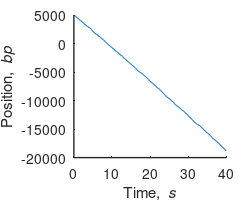

Reproduce this figure in MATLAB.
function exampleMonteCarlo2

% PARAMETERS AND INITIALIZATION
k = 10;                      % rate (in "real units", s^-1)      %??? why this rate (supposedly the rate of the step is once every 0.5 seconds)
dt = 0.04;                    % simulation dt, make small such that k*dt < 0.2      % why this dt? (you want to sample once every 0.1 seconds if it gave one step)
nTimeSteps = 10000;           % number of dt steps to simulate
r1 = rand(1,nTimeSteps);      % random number for monte carlo
timeStep = nan(1,nTimeSteps); % simulation time steps where steps occur
                              % (pre-allocate r1 and timeStep for speed)
Pos=5000;                        % Initial position   
Stepsize=10;                  % Size of the motor's step 
kT=4.11;                      % Boltzman constant (pN.nm)    
kappa=0.3;                    % Stiffness of the trap (nm/pN) 



% SIMULATION
s = 0;                        % number of steps taken
t = 1;                        % simulation time points, matlab arrays start at 1
Noise = 0;                    % Initializing noise parameter   
                  

while t < nTimeSteps,
    Noise = normrnd(0,sqrt(kT*kappa),1); % Generating noise random value 
    PosVec(t)=Pos + Noise;    % Especifying position and adding noise                
    TimeVec(t)=(t*dt)*0.1;    % Generating time vector to plot 
    if r1(1,t) < k*dt*(1-(k*dt))% if the random number is small than this value (lambda*time - lambda*time^2) 
        s = s + 1;            % take a step
        Pos=Pos-Stepsize;     % Increment the position by one step size
        timeStep(s) = t;      % mark the simulation time the step happened
    end
    t = t + 1;                % increase simulation time
end

close all;
hfig = 1;
figure(hfig); clf;
plot(TimeVec,PosVec,'-');
fontSize = 10;
set(gca,'fontsize',fontSize);
set(gca,'linewidth',1);
set(gca,'layer','top');
box off;
set(hfig, 'PaperSize', [3 2.5]);
set(hfig, 'PaperPosition', [0.25 0.25 2.5 2]);
ylabel('Position, {\it bp}')
xlabel('Time, {\it s}');

% EXPONENTIAL DISTRIBUTION
% confirm the delay between steps fits the appropriate exponential distribution
%hfig = 2;
%figure(hfig); clf;
%t1 = 0.25:0.25:10;            % bins for plots and histogram
%plot(t1,hist(diff(timeStep*dt),t1)/sum(hist(diff(timeStep*dt),t1))/diff(t1(1:2)),'ok','markersize',4);
%hold on;
%plot([0 t1], k * exp(-k .* [0 t1]),'-r','linewidth',1.5);
%fontSize = 10;
%set(gca,'fontsize',fontSize);
%set(gca,'linewidth',1);
%set(gca,'layer','top');
%box off;
%set(hfig, 'PaperSize', [3 2.5]);
%set(hfig, 'PaperPosition', [0.25 0.25 2.5 2]);
%ylabel('probability density, {\it P \prime}')
%xlabel('time, {\it t}');
%set(gca,'xtick',0:2:10);

% POISSON DISTRIBUTION

% first calculate the distribution of events in the given amount of time
% using a sliding window
%timeStepWindow = 100;
%nWindows = nTimeSteps - timeStepWindow;
%num = zeros(1,nWindows);
%for i = 1:nWindows,
%   num(i) = length(intersect(i:i+timeStepWindow,timeStep));
%end

% plot the distribution and confirm that it fits to the appropriate
% Poisson distribution
%hfig = 3;
%figure(hfig); clf;
%bins = 0:1:15;
%bar(bins,hist(num,bins)/sum(hist(num,bins)),'facecolor',[0.4 0.5 0.8]);
%hold on;
%plot(bins,poisspdf(bins,k*timeStepWindow*dt),'-r','linewidth',1.5);
%fontSize = 10;
%set(gca,'fontsize',fontSize);
%set(gca,'linewidth',1);
%set(gca,'layer','top');
%box off;
%set(hfig, 'PaperSize', [3 2.5]);
%set(hfig, 'PaperPosition', [0.25 0.25 2.5 2]);
%ylabel('probability, {\it P}')
%xlabel('number of events, {\it n}');

% TRAJECTORY
%hfig = 4;
%figure(hfig); clf;
%nEvents = 50;       % show only the first 50 steps
%stairs([0 timeStep(1:nEvents)],[0 1:nEvents],'-k','linewidth',1);
%fontSize = 10;
%set(gca,'fontsize',fontSize);
%set(gca,'linewidth',1);
%set(gca,'layer','top');
%box off;
%set(hfig, 'PaperSize', [3 2.5]);
%set(hfig, 'PaperPosition', [0.25 0.25 2.5 2]);
%xlabel('time, {\it t}');
%ylabel('number of events');
